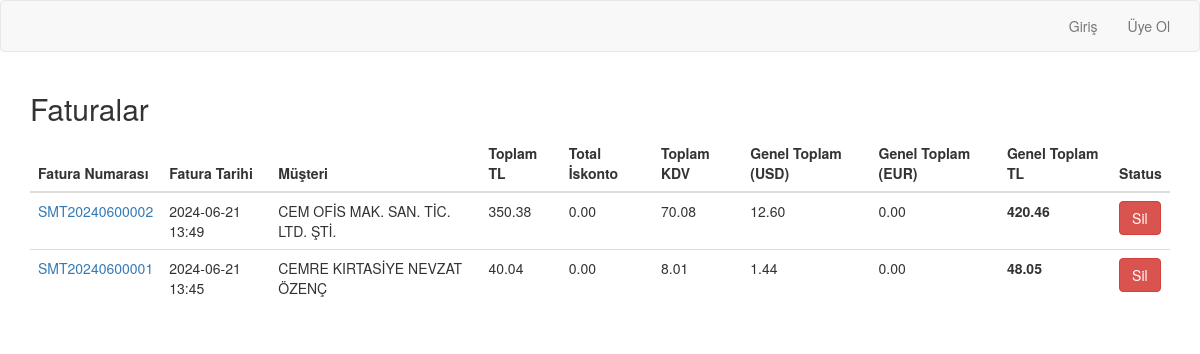
Screenshot of /invoices/ with the database file from the repository.
### order/models.py (models this page shows, shortened)
class Invoice(models.Model):
    invoice_number = models.CharField(max_length=20, unique=True, blank=True)
    order = models.OneToOneField(Order, on_delete=models.CASCADE, related_name="invoice")
    invoice_date = models.DateTimeField(auto_now_add=True)
    billing_address = models.CharField(max_length=250, blank=True)
    total_amount = models.DecimalField(max_digits=10, decimal_places=2, blank=True, default=0)
    total_discount=models.DecimalField(max_digits=10, decimal_places=2, blank=True, default=0)
    tax_amount = models.DecimalField(max_digits=10, decimal_places=2, blank=True, default=0)
    grand_total = models.DecimalField(max_digits=10, decimal_places=2, blank=True, default=0)
    grand_total_USD = models.DecimalField(max_digits=10, decimal_places=2, blank=True, default=0)
    grand_total_EUR = models.DecimalField(max_digits=10, decimal_places=2, blank=True, default=0)
    status = models.CharField(max_length=50, default='Pending')

class Order(models.Model):
    order_number = models.CharField(max_length=20, unique=True, blank=True)
    customer = models.ForeignKey(Customer, on_delete=models.CASCADE, related_name="customer_orders")
    date = models.DateTimeField(auto_now_add=True)
    user = models.ForeignKey(User, on_delete=models.CASCADE, related_name="user_orders")
    is_billed = models.BooleanField(default=False)

class Customer(models.Model):
    customerCode = models.CharField(max_length=50)
    companyName = models.CharField(max_length=50)
    taxOffice = models.CharField(max_length=50)
    tax_number = models.CharField(max_length=50, blank=True)
    name = models.CharField(max_length=50, blank=True)
    middleName = models.CharField(max_length=50, blank=True)
    surname = models.CharField(max_length=50, blank=True)
    city = models.CharField(max_length=50)
    district = models.CharField(max_length=50)
    adress = models.CharField(max_length=250, blank=True)
    shipping_adress=models.CharField(max_length=250, blank=True)
    country = models.CharField(max_length=50, blank=True, default="Türkiye")
    email = models.EmailField(blank=True)
    telephone = models.CharField(max_length=11, blank=True)
    customerType = models.CharField(max_length=50, blank=True)
    contactPerson = models.CharField(max_length=50, blank=True)
    E_invoice=models.BooleanField(default=True)
    def __str__(self):
        return self.companyName

### order/views.py (the view, shortened to what this page needs)
# urls.py: path('invoices/', views.invoice_list, name='invoice_list'),
def invoice_list(request):
    invoices = Invoice.objects.all().order_by('-invoice_date')
    return render(request, 'order/invoice_list.html', {'invoices': invoices})

### order/Templates/order/invoice_list.html (shortened to what this page needs)
{% extends "order/navbar.html" %}
{% block content %}
    <h2>Faturalar</h2>
    <table class="table">
        <thead>
            <tr>
                <th>Fatura Numarası</th>
                <th>Fatura Tarihi</th>
                <th>Müşteri</th>
                <th>Toplam TL</th>
                <th>Total İskonto</th>
                <th>Toplam KDV</th>
                <th>Genel Toplam (USD)</th>
                <th>Genel Toplam (EUR)</th>
                <th>Genel Toplam TL</th>
                <th>Status</th>
            </tr>
        </thead>
        <tbody>
            {% for invoice in invoices %}
                <tr>
                    <td><a href="{% url 'order:invoice_detail' invoice.invoice_number %}">{{ invoice.invoice_number }}</td>
                    <td>{{ invoice.invoice_date|date:"Y-m-d H:i" }}</td>
                    <td>{{ invoice.order.customer }}</td>
                    <td>{{ invoice.total_amount }}</td>
                    <td>{{ invoice.total_discount }}</td>
                    <td>{{ invoice.tax_amount }}</td>
                    <td>{{ invoice.grand_total_USD }}</td>
                    <td>{{ invoice.grand_total_EUR }}</td>
                    <td><b>{{ invoice.grand_total }}</b></td>
                    <td>
                        <form method="POST">
                            <button type="submit" name="delete_invoice" class="btn btn-danger">Sil</button>
                        </form>
                    </td>
                </tr>
            {% endfor %}
        </tbody>
    </table>
{% endblock %}

### rows the page displays
Invoice: invoice_number "SMT20240600002", invoice_date "2024-06-21 13:49", order.customer "CEM OFİS MAK. SAN. TİC. LTD. ŞTİ.", total_amount "350.38", total_discount "0.00", tax_amount "70.08", grand_total_USD "12.60", grand_total_EUR "0.00", grand_total "420.46"
Invoice: invoice_number "SMT20240600001", invoice_date "2024-06-21 13:45", order.customer "CEMRE KIRTASİYE NEVZAT ÖZENÇ", total_amount "40.04", total_discount "0.00", tax_amount "8.01", grand_total_USD "1.44", grand_total_EUR "0.00", grand_total "48.05"
